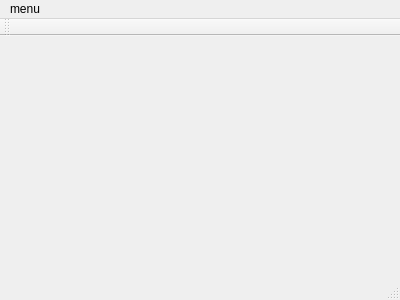
<?xml version="1.0" encoding="UTF-8"?>
<ui version="4.0">
 <class>principal</class>
 <widget class="QMainWindow" name="principal">
  <property name="geometry">
   <rect>
    <x>0</x>
    <y>0</y>
    <width>400</width>
    <height>300</height>
   </rect>
  </property>
  <property name="windowTitle">
   <string>principal</string>
  </property>
  <widget class="QWidget" name="centralWidget"/>
  <widget class="QMenuBar" name="menuBar">
   <property name="geometry">
    <rect>
     <x>0</x>
     <y>0</y>
     <width>400</width>
     <height>25</height>
    </rect>
   </property>
   <widget class="QMenu" name="menumenu">
    <property name="title">
     <string>menu</string>
    </property>
    <addaction name="actionAjout_Bon"/>
    <addaction name="actionValidation_Bon"/>
   </widget>
   <addaction name="menumenu"/>
  </widget>
  <widget class="QToolBar" name="mainToolBar">
   <attribute name="toolBarArea">
    <enum>TopToolBarArea</enum>
   </attribute>
   <attribute name="toolBarBreak">
    <bool>false</bool>
   </attribute>
  </widget>
  <widget class="QStatusBar" name="statusBar"/>
  <action name="actionAjout_Bon">
   <property name="text">
    <string>Ajout Bon</string>
   </property>
   <property name="shortcut">
    <string>Alt+C</string>
   </property>
  </action>
  <action name="actionValidation_Bon">
   <property name="text">
    <string>Validation Bon</string>
   </property>
   <property name="shortcut">
    <string>Alt+V</string>
   </property>
  </action>
 </widget>
 <layoutdefault spacing="6" margin="11"/>
 <resources/>
 <connections/>
</ui>
